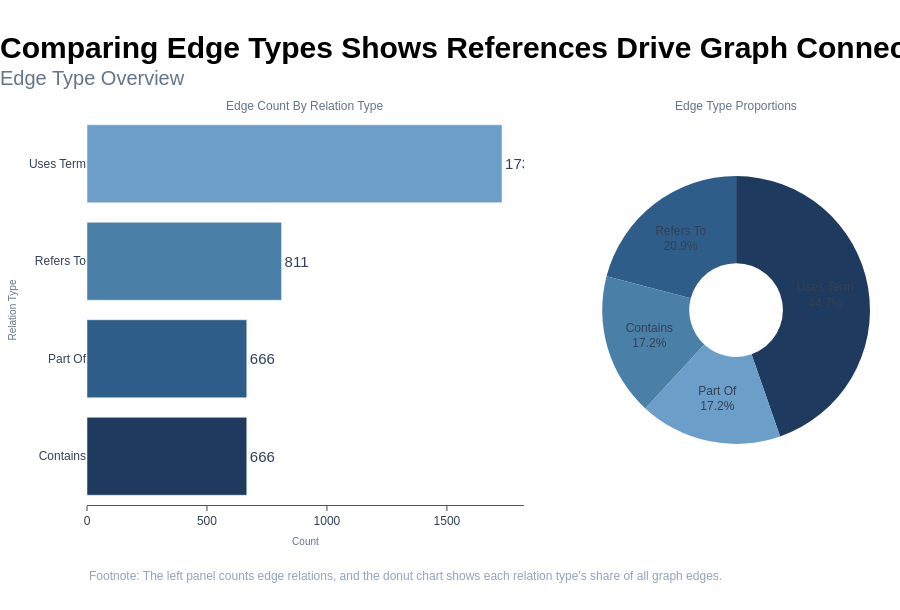

The notebook cell this image was saved under:
### Code cell
# Edge type distribution (count only; no proportion chart)
relation_counts = edges_df["relation"].value_counts()
relation_df = relation_counts.rename(index=title_case_label).reset_index()
relation_df.columns = ["relation_label", "count"]
colors = PLOTLY_SEQUENCE[:len(relation_df)]
relation_df = relation_df.sort_values("count", ascending=True)

fig = go.Figure(
    data=[
        go.Bar(
            x=relation_df["count"],
            y=relation_df["relation_label"],
            orientation="h",
            marker={"color": colors},
            text=relation_df["count"],
            textposition="outside",
            hovertemplate="%{y}: %{x}<extra></extra>",
            showlegend=False,
        )
    ]
)
fig.update_xaxes(title_text="Count")
fig.update_yaxes(title_text="Relation Type")
apply_plotly_style(
    fig,
    action_title="Comparing Edge Types Shows References Drive Graph Connectivity",
    subtitle="Edge Count By Relation Type",
    height=560,
    horizontal_gridlines=False,
    footnote="Footnote: Bars show edge counts for each relation type in the graph.",
)
fig.show()

print()
print(f"Total edges: {len(edges_df)}")
print(f"Average edges per node: {len(edges_df) / len(nodes_df):.1f}")

### Figure 1 — Plotly figure (JSON) as saved in the notebook; plotly's stock layout.template omitted (floating-point values rounded to 4 significant figures)
{"data": [{"hovertemplate": "%{y}: %{x}<extra></extra>", "marker": {"color": ["#1F3A5F", "#2F5D8A", "#4A7FA7", "#6B9EC9"]}, "orientation": "h", "showlegend": false, "text": [666.0, 666.0, 811.0, 1730.0], "textposition": "outside", "type": "bar", "x": [666, 666, 811, 1730], "xaxis": "x", "y": ["Contains", "Part Of", "Refers To", "Uses Term"], "yaxis": "y"}, {"domain": {"x": [0.658, 1], "y": [0, 1]}, "hole": 0.35, "labels": ["Uses Term", "Refers To", "Contains", "Part Of"], "marker": {"colors": ["#1F3A5F", "#2F5D8A", "#4A7FA7", "#6B9EC9"]}, "showlegend": false, "sort": false, "textfont": {"color": "#334155", "size": 12}, "textinfo": "percent+label", "type": "pie", "values": [1730, 811, 666, 666]}], "layout": {"annotations": [{"font": {"color": "#64748B", "size": 12}, "showarrow": false, "text": "Edge Count By Relation Type", "x": 0.279, "xanchor": "center", "xref": "paper", "y": 1, "yanchor": "bottom", "yref": "paper"}, {"font": {"color": "#64748B", "size": 12}, "showarrow": false, "text": "Edge Type Proportions", "x": 0.829, "xanchor": "center", "xref": "paper", "y": 1, "yanchor": "bottom", "yref": "paper"}, {"align": "left", "font": {"color": "#94A3B8", "size": 12}, "showarrow": false, "text": "Footnote: The left panel counts edge relations, and the donut chart shows each relation type's share of all graph edges.", "x": 0, "xanchor": "left", "xref": "paper", "y": -0.16, "yanchor": "top", "yref": "paper"}], "font": {"color": "#334155", "family": "Arial", "size": 15}, "height": 610, "hoverlabel": {"bgcolor": "#FFFFFF", "bordercolor": "#475569", "font": {"color": "#334155", "size": 12}}, "margin": {"b": 105, "l": 70, "r": 30, "t": 115}, "paper_bgcolor": "#FFFFFF", "plot_bgcolor": "#FFFFFF", "showlegend": false, "title": {"pad": {"t": 20}, "text": "<span style='font-size:30px;font-weight:bold;color:#000000;'>Comparing Edge Types Shows References Drive Graph Connectivity</span><br><span style='font-size:20px;font-weight: normal;color:#64748B;'>Edge Type Overview</span>", "x": 0, "xanchor": "left"}, "xaxis": {"anchor": "y", "domain": [0, 0.558], "linecolor": "#475569", "linewidth": 1, "showgrid": false, "showline": true, "tickfont": {"color": "#334155", "size": 12}, "ticks": "outside", "title": {"font": {"color": "#64748B", "size": 10}, "standoff": 10, "text": "Count"}, "zeroline": false}, "yaxis": {"anchor": "x", "automargin": true, "domain": [0, 1], "gridcolor": "#E2E8F0", "gridwidth": 0.6, "showgrid": false, "showline": false, "tickfont": {"color": "#334155", "size": 12}, "ticks": "", "title": {"font": {"color": "#64748B", "size": 10}, "standoff": 10, "text": "Relation Type"}, "zeroline": false}}}
